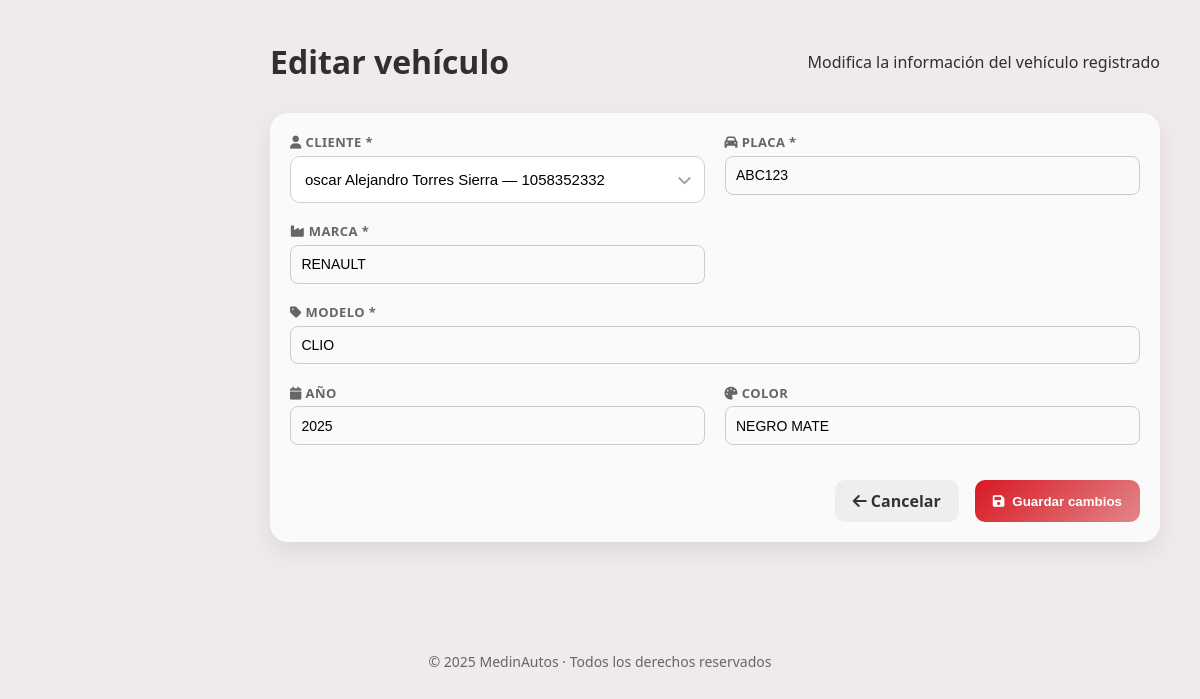
/vehiculos/1/editar, run on the app's committed database.
### backend/app/models/vehiculo.py (models this page shows)
class Vehiculo(Base):
    __tablename__ = "vehiculos"
    id = Column(Integer, primary_key=True, index=True)
    placa = Column(String, nullable=False, unique=True, index=True)
    marca = Column(String, nullable=False)
    modelo = Column(String, nullable=False)
    color = Column(String, nullable=True)
    anio = Column(Integer, nullable=True)
    cliente_id = Column(Integer, ForeignKey("clientes.id"), nullable=False)
    cliente = relationship(
        "Cliente",
        back_populates="vehiculos"
    )

### backend/app/models/cliente.py (models this page shows)
class Cliente(Base):
    __tablename__ = "clientes"
    id = Column(Integer, primary_key=True, index=True)
    nombre = Column(String, nullable=False)
    documento = Column(String, nullable=False, unique=True)
    telefono = Column(String, nullable=True)
    email = Column(String, nullable=True)
    vehiculos = relationship(
        "Vehiculo",
        back_populates="cliente",
        cascade="all, delete-orphan"
    )

### backend/app/routes/vehiculos.py (the view)
@router.get("/vehiculos/{vehiculo_id}/editar", response_class=HTMLResponse)
def editar_vehiculo_form(
    vehiculo_id: int,
    request: Request,
    db: Session = Depends(get_db)
):
    vehiculo = db.query(Vehiculo).get(vehiculo_id)
    clientes = db.query(Cliente).all()
    if not vehiculo:
        return RedirectResponse(
            "/vehiculos",
            status_code=HTTP_303_SEE_OTHER
        )
    return templates.TemplateResponse(
        "vehiculos/editar.html",
        {
            "request": request,
            "vehiculo": vehiculo,
            "clientes": clientes
        }
    )

### backend/app/templates/vehiculos/editar.html (shortened to what this page needs)
{% extends "base.html" %}
{% block extra_css %}
<link rel="stylesheet" href="/static/css/vehiculos.css">
{% endblock %}
{% block content %}
<div class="vehiculos-header">
    <h1>Editar vehículo</h1>
    <p class="subtitle">
        Modifica la información del vehículo registrado
    </p>
</div>
<div class="vehiculos-card">
    <form method="post" class="vehiculos-form">
        <div class="form-group">
            <label>
                <i class="fa-solid fa-user"></i> Cliente *
            </label>
            <div class="select-wrapper">
                <select name="cliente_id" required>
                    {% for cliente in clientes %}
                    <option value="{{ cliente.id }}" {% if cliente.id==vehiculo.cliente_id %}selected{% endif %}>
                        {{ cliente.nombre }} — {{ cliente.documento }}
                    </option>
                    {% endfor %}
                </select>
                <span class="select-icon">
                </span>
            </div>
        </div>
        <div class="form-group">
            <label>
                <i class="fa-solid fa-car"></i> Placa *
            </label>
            <input type="text" name="placa" value="{{ vehiculo.placa }}" required style="text-transform: uppercase;">
        </div>
        <div class="form-group">
            <label>
                <i class="fa-solid fa-industry"></i> Marca *
            </label>
            <input type="text" name="marca" value="{{ vehiculo.marca }}" required>
        </div>
        <div class="form-group">
            <label>
                <i class="fa-solid fa-tag"></i> Modelo *
            </label>
            <input type="text" name="modelo" value="{{ vehiculo.modelo }}" required>
        </div>
        <div class="form-group">
            <label>
                <i class="fa-solid fa-calendar"></i> Año
            </label>
            <input type="number" name="anio" value="{{ vehiculo.anio }}">
        </div>
        <div class="form-group">
            <label>
                <i class="fa-solid fa-palette"></i> Color
            </label>
            <input type="text" name="color" value="{{ vehiculo.color }}">
        </div>
        <div class="form-actions">
            <a href="/vehiculos" class="btn-secondary">
                <i class="fa-solid fa-arrow-left"></i> Cancelar
            </a>
            <button type="submit" class="btn-primary">
                <i class="fa-solid fa-floppy-disk"></i>
                Guardar cambios
            </button>
        </div>
    </form>
</div>
{% endblock %}

### backend/app/static/css/main.css (style rules this page uses)
:root { --rojo: #d81822; --gris-oscuro: #302e2f; --gris-claro: #f0eaea; --blanco: #ffffff; }
* { margin: 0; padding: 0; box-sizing: border-box; }
body { font-family: "Segoe UI", Tahoma, Geneva, Verdana, sans-serif; background-color: var(--gris-claro); color: var(--gris-oscuro); }
.fa, .fas, .far, .fab, .fa-solid { font-family: "Font Awesome 6 Free" !important; font-weight: 900; }
.btn-primary { background-color: var(--rojo); color: var(--blanco); padding: 10px 18px; border-radius: 10px; text-decoration: none; font-weight: 600; border: none; cursor: pointer; display: inline-flex; align-items: center; gap: 8px; }
.form-group { display: flex; flex-direction: column; }
.form-group label { font-size: 13px; font-weight: 600; text-transform: uppercase; letter-spacing: 0.4px; color: #666; margin-bottom: 6px; }
.form-group input { padding: 12px 14px; border-radius: 10px; border: 1px solid #d0d0d0; font-size: 14px; background-color: #fafafa; transition: all 0.25s ease; }
.form-group:nth-child(4) { grid-column: span 2; }
.form-actions { grid-column: span 2; display: flex; gap: 16px; margin-top: 20px; }

### backend/app/static/css/vehiculos.css (style rules this page uses)
.vehiculos-header { display: flex; justify-content: space-between; align-items: center; margin-bottom: 30px; }
.vehiculos-header h1 { font-size: 2rem; font-weight: 700; }
.btn-primary { background: linear-gradient(135deg, #d81822, #e1868a); color: #fff; padding: 10px 18px; border-radius: 10px; text-decoration: none; font-weight: 600; border: none; cursor: pointer; transition: all 0.25s ease; }
.btn-secondary { background: #eee; color: #333; padding: 10px 18px; border-radius: 10px; text-decoration: none; font-weight: 600; transition: background 0.2s ease; }
.vehiculos-card { background: rgba(255, 255, 255, 0.75); backdrop-filter: blur(10px); border-radius: 18px; padding: 20px; box-shadow: 0 10px 25px rgba(0, 0, 0, 0.08); }
.vehiculos-form { display: grid; grid-template-columns: repeat(2, 1fr); gap: 1.2rem; }
.form-group { display: flex; flex-direction: column; }
.form-group label { font-weight: 600; margin-bottom: 0.3rem; }
.form-group input, .form-group select { padding: 0.65rem; border-radius: 8px; border: 1px solid #ccc; transition: border 0.2s ease, box-shadow 0.2s ease; }
.form-actions { grid-column: span 2; display: flex; justify-content: flex-end; gap: 1rem; margin-top: 1rem; }
.select-wrapper { position: relative; width: 100%; }
.select-wrapper select { width: 100%; padding: 14px 44px 14px 14px; font-size: 15px; border-radius: 10px; border: 1px solid #d0d0d0; background-color: #fff; appearance: none; cursor: pointer; }
.select-icon { position: absolute; right: 14px; top: 50%; transform: translateY(-50%); color: #999; pointer-events: none; font-size: 14px; }

### data on the page
Vehiculo: cliente_id "oscar Alejandro Torres Sierra — 1058352332", placa "ABC123", marca "RENAULT", modelo "CLIO", anio "2025", color "NEGRO MATE"
